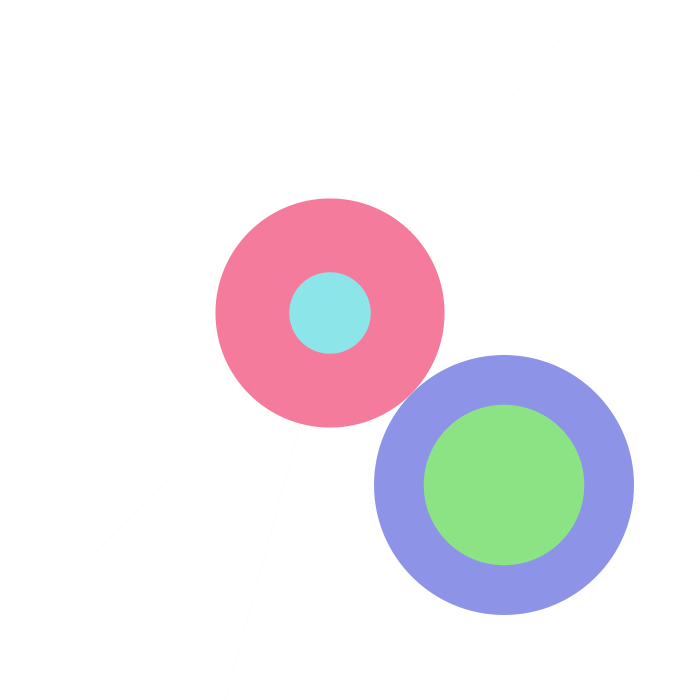
Frame 1 (no input)
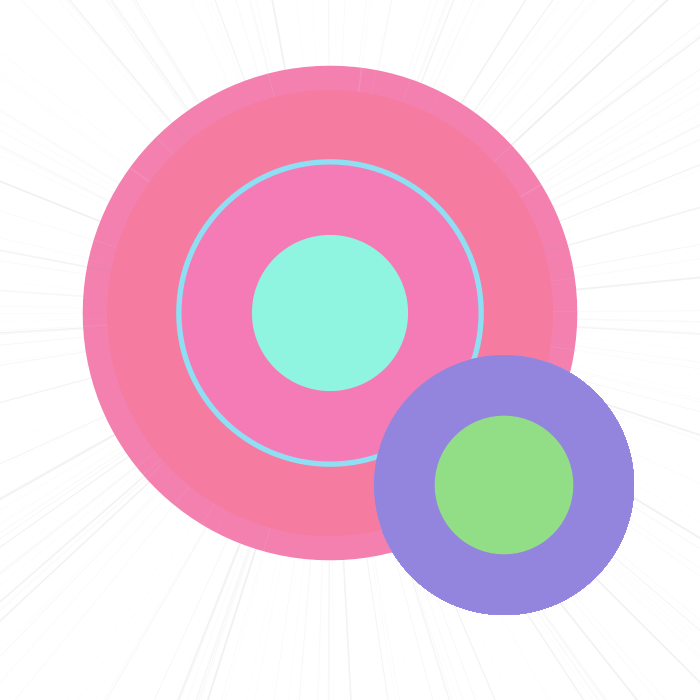
Frame 60 (the mouse pressed at the canvas centre just before this capture)
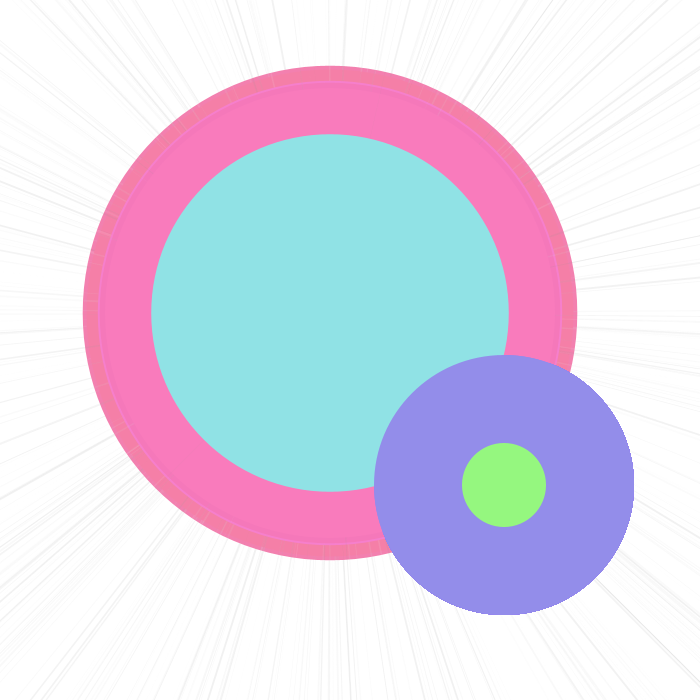
Frame 120 (the mouse held since frame 60 and released just before this capture)

The Processing sketch that drew these frames (run headless with seeded random() and noise(); from frame 60 on, the mouse is pressed at the canvas centre):

// Processing sketch: processing_162002
// ── processing_162002.pde

float r1;
float r2;
float r3;
float r4;
float r5;
int speed;


void setup(){
  size(700,700);
  background(255);
}

void draw(){
  
  stroke(random(140,250),30);
  strokeWeight(random(2));
  line(330,313,-15,random(700));
  line(330,313,710,random(700));
  line(330,313,random(700),-10);
  line(330,313,random(700),710);
  
  r1=random(500);
  noStroke();
  fill(random(240,250),random(120,130),random(150,220));
  ellipseMode(CENTER);
  ellipse(330,313,r1,r1);
  
  r2=random(400);
  noStroke();
  fill(random(140,150),random(220,250),random(220,250));
  ellipseMode(CENTER);
  ellipse(330,313,r2,r2);

  
  r3=random(260);
  noStroke();
  fill(random(140,150),random(120,150),random(220,250));
  ellipseMode(CENTER);
  ellipse(504,485,260,260);

  fill(random(140,150),random(220,250),random(120,150));
  ellipseMode(CENTER);
  ellipse(504,485,r3,r3);
  
  frameRate(15);
  
}
